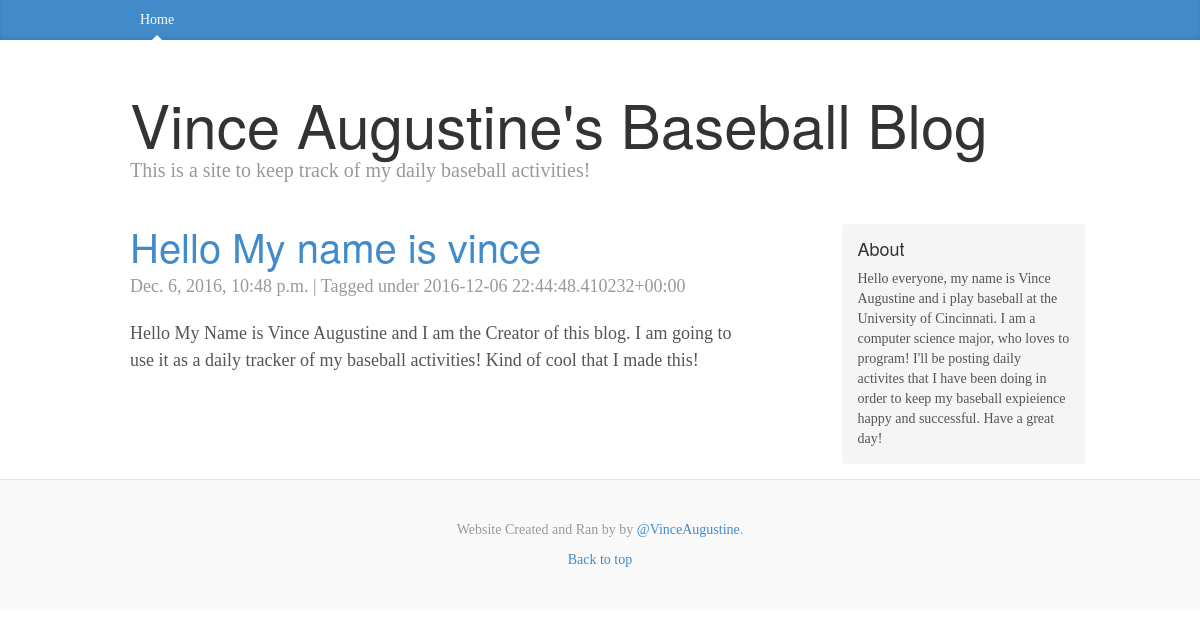
/entry/hello-my-name-vince, run on the app's committed database.
### blog/models.py (models this page shows, shortened)
class Entry(models.Model):
    title = models.CharField(max_length=200)
    body = models.TextField()
    slug = models.SlugField(max_length=200, unique=True)
    publish = models.BooleanField(default=True)
    created = models.DateTimeField(auto_now_add=True)
    modified = models.DateTimeField(auto_now=True)
    tags = models.ManyToManyField(Tag)
    objects = EntryQuerySet.as_manager()
    class Meta:
        verbose_name = "Blog Entry"
        verbose_name_plural = "Blog Entries"
        ordering = ["-created"]

class Tag(models.Model):
    slug = models.SlugField(max_length=200, unique=True)
    def __str__(self):
        return self.slug

### blog/views.py (the view)
# urls.py: url(r'^entry/(?P<slug>\S+)$', views.BlogDetail.as_view(), name="entry_detail"),
class BlogDetail(generic.DetailView):
    model = models.Entry
    template_name = "post.html"

### templates/post.html
{% extends "base.html" %}
{% load django_markdown %}
{% block blog_entries %}
  <div class="post">
    <h2><a href="{% url "entry_detail" slug=object.slug %}">{{ object.title }}</a></h2>
    <p class="meta">
      {{ object.created }} |
      Tagged under {{  object.tags.all|join:", " }}
    </p>
    {{ object.body|markdown }}
  </div>
{% endblock %}

### templates/base.html (shortened to what this page needs)
{% load staticfiles %}
<!DOCTYPE html>
<html lang="en">
  <head>
    <link href="{% static "css/bootstrap.min.css" %}" rel="stylesheet">
    <link href="{% static "css/blog.css" %}" rel="stylesheet">
  </head>
  <body>
    <div class="blog-masthead">
      <div class="container">
        <nav class="blog-nav">
          <a class="blog-nav-item active" href="{% url "index" %}">Home</a>
        </nav>
      </div>
    </div>
    <div class="container">
      <div class="blog-header">
        <h1 class="blog-title">Vince Augustine's Baseball Blog</h1>
        <p class="lead blog-description">This is a site to keep track of my daily baseball activities!</p>
      </div>
      <div class="row">
        <div class="col-sm-8 blog-main">
          {% block blog_entries %} {% endblock %}
        </div>
        <div class="col-sm-3 col-sm-offset-1 blog-sidebar">
          <div class="sidebar-module sidebar-module-inset">
            <h4>About</h4>
            <p>Hello everyone, my name is Vince Augustine and i play baseball at the University of Cincinnati. I am a computer science major, who loves to program! I'll be posting daily activites that I have been doing in order to keep my baseball expieience happy and successful. Have a great day!</p>
          </div>
        </div>
      </div>
    </div>
    <div class="blog-footer">
      <p>Website Created and Ran by<a></a> by <a href="https://twitter.com/vinceaugustine">@VinceAugustine</a>.</p>
      <p>
        <a href="#">Back to top</a>
      </p>
    </div>
  </body>
</html>

### static/css/blog.css (style rules this page uses)
body { font-family: Georgia, "Times New Roman", Times, serif; color: #555; }
h1, .h1, h2, .h2, h3, .h3, h4, .h4, h5, .h5, h6, .h6 { margin-top: 0; font-family: "Helvetica Neue", Helvetica, Arial, sans-serif; font-weight: normal; color: #333; }
@media (min-width: 1200px) { .container { width: 970px; } }
.blog-masthead { background-color: #428bca; -webkit-box-shadow: inset 0 -2px 5px rgba(0,0,0,.1); box-shadow: inset 0 -2px 5px rgba(0,0,0,.1); }
.blog-nav-item { position: relative; display: inline-block; padding: 10px; font-weight: 500; color: #cdddeb; }
.blog-nav .active { color: #fff; }
.blog-nav .active:after { position: absolute; bottom: 0; left: 50%; width: 0; height: 0; margin-left: -5px; vertical-align: middle; content: " "; border-right: 5px solid transparent; border-bottom: 5px solid; border-left: 5px solid transparent; }
.blog-header { padding-top: 20px; padding-bottom: 20px; }
.blog-title { margin-top: 30px; margin-bottom: 0; font-size: 60px; font-weight: normal; }
.blog-description { font-size: 20px; color: #999; }
.blog-main { font-size: 18px; line-height: 1.5; }
.sidebar-module { padding: 15px; margin: 0 -15px 15px; }
.sidebar-module-inset { padding: 15px; background-color: #f5f5f5; border-radius: 4px; }
.sidebar-module-inset p:last-child, .sidebar-module-inset ul:last-child, .sidebar-module-inset ol:last-child { margin-bottom: 0; }
.post { margin-bottom: 60px; }
div.post h2:first-child { margin-bottom: 5px; font-size: 40px; }
.meta { margin-bottom: 20px; color: #999; }
.blog-footer { padding: 40px 0; color: #999; text-align: center; background-color: #f9f9f9; border-top: 1px solid #e5e5e5; }
.blog-footer p:last-child { margin-bottom: 0; }

### data on the page
Entry: title "Hello My name is vince", created "Dec. 6, 2016, 10:48 p.m.", tags.all "2016-12-06 22:44:48.410232+00:00", body "Hello My Name is Vince Augustine and I am the Creator of this blog. I am going to use it as a daily tracker of my baseball activities! Kind of cool that I made this!"
